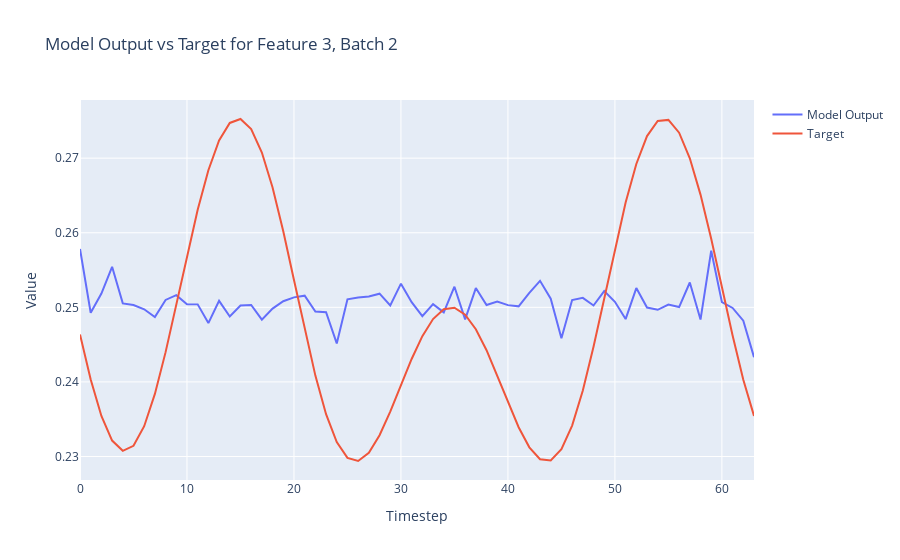

This figure's notebook cell:
### Code cell
import plotly.graph_objects as go

def plot_model_output_vs_target(model_outputs, targets, batch_index=0, feature_index=0):
    # Extract the specified feature for the given batch from both the model outputs and targets
    model_output_series = model_outputs[batch_index, :, feature_index].detach().numpy()
    target_series = targets[batch_index, :, feature_index].numpy()
    
    # Create a range for the x-axis (timesteps)
    timesteps = list(range(model_output_series.shape[0]))
    
    # Create traces
    model_trace = go.Scatter(x=timesteps, y=model_output_series, mode='lines', name='Model Output')
    target_trace = go.Scatter(x=timesteps, y=target_series, mode='lines', name='Target')
    
    # Create the figure and add traces
    fig = go.Figure()
    fig.add_trace(model_trace)
    fig.add_trace(target_trace)
    
    # Add title and labels
    fig.update_layout(title=f'Model Output vs Target for Feature {feature_index}, Batch {batch_index}',
                      xaxis_title='Timestep',
                      yaxis_title='Value')
    
    # Show the figure
    fig.show()

# Assuming `y` and `Y` are your model outputs and targets, respectively
# Adjust batch_index and feature_index as needed
plot_model_output_vs_target(outputs, Y, batch_index=2, feature_index=3)

### Figure 1 — Plotly figure (JSON) as saved in the notebook; plotly's stock layout.template omitted (floating-point values rounded to 4 significant figures)
{"data": [{"mode": "lines", "name": "Model Output", "type": "scatter", "x": [0, 1, 2, 3, 4, 5, 6, 7, 8, 9, 10, 11, 12, 13, 14, 15, 16, 17, 18, 19, 20, 21, 22, 23, 24, 25, 26, 27, 28, 29, 30, 31, 32, 33, 34, 35, 36, 37, 38, 39, 40, 41, 42, 43, 44, 45, 46, 47, 48, 49, 50, 51, 52, 53, 54, 55, 56, 57, 58, 59, 60, 61, 62, 63], "y": [0.2578, 0.2493, 0.2519, 0.2554, 0.2505, 0.2503, 0.2497, 0.2487, 0.251, 0.2516, 0.2504, 0.2504, 0.2479, 0.2509, 0.2488, 0.2503, 0.2503, 0.2484, 0.2498, 0.2508, 0.2513, 0.2516, 0.2494, 0.2493, 0.2452, 0.2511, 0.2513, 0.2514, 0.2518, 0.2503, 0.2532, 0.2507, 0.2488, 0.2504, 0.2493, 0.2528, 0.2484, 0.2526, 0.2503, 0.2508, 0.2503, 0.2501, 0.2519, 0.2536, 0.2512, 0.2458, 0.251, 0.2513, 0.2502, 0.2522, 0.2507, 0.2484, 0.2526, 0.25, 0.2497, 0.2504, 0.25, 0.2533, 0.2484, 0.2576, 0.2507, 0.2499, 0.2482, 0.2433]}, {"mode": "lines", "name": "Target", "type": "scatter", "x": [0, 1, 2, 3, 4, 5, 6, 7, 8, 9, 10, 11, 12, 13, 14, 15, 16, 17, 18, 19, 20, 21, 22, 23, 24, 25, 26, 27, 28, 29, 30, 31, 32, 33, 34, 35, 36, 37, 38, 39, 40, 41, 42, 43, 44, 45, 46, 47, 48, 49, 50, 51, 52, 53, 54, 55, 56, 57, 58, 59, 60, 61, 62, 63], "y": [0.2464, 0.2403, 0.2354, 0.2321, 0.2308, 0.2314, 0.2341, 0.2384, 0.244, 0.2504, 0.2569, 0.2631, 0.2684, 0.2724, 0.2747, 0.2753, 0.2739, 0.2708, 0.2661, 0.2602, 0.2537, 0.247, 0.2408, 0.2357, 0.2319, 0.2298, 0.2294, 0.2305, 0.2329, 0.236, 0.2396, 0.2431, 0.2461, 0.2484, 0.2497, 0.2499, 0.249, 0.2471, 0.2443, 0.2409, 0.2373, 0.2339, 0.2312, 0.2296, 0.2295, 0.231, 0.2342, 0.2388, 0.2447, 0.2512, 0.2579, 0.2641, 0.2692, 0.273, 0.275, 0.2751, 0.2734, 0.27, 0.2651, 0.2592, 0.2527, 0.2462, 0.2403, 0.2354]}], "layout": {"title": {"text": "Model Output vs Target for Feature 3, Batch 2"}, "xaxis": {"title": {"text": "Timestep"}}, "yaxis": {"title": {"text": "Value"}}}}
